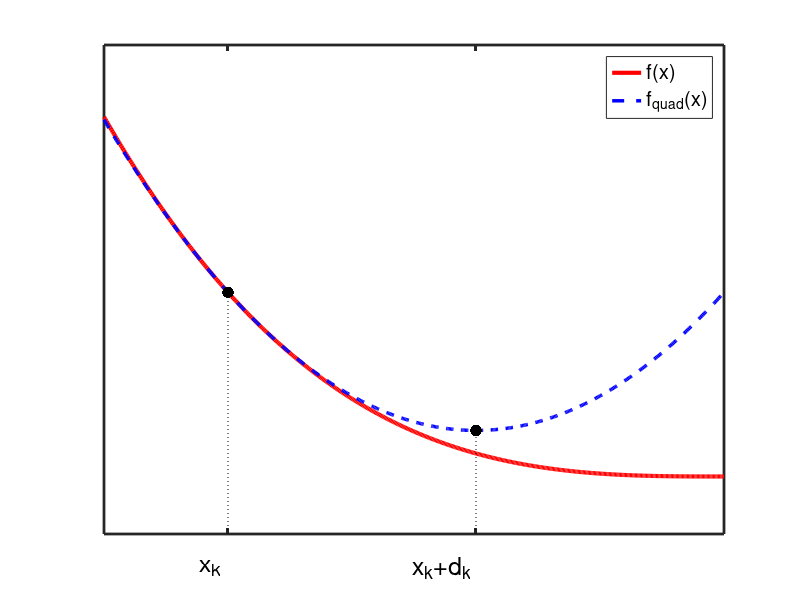

The MATLAB script that drew this image: (Note: this script raises an error after producing the figure.)
function newtonsMethodMinQuad
%% Illustration of a function g and its second order approximation.

figure(); hold on; 
xmin   = -5;  xmax = 0;
ymin   = -20; ymax = 150;
domain = xmin:0.01:xmax;
f = @(x) -x.^3;  
Xk = -4;         
f1 = @(x) -3*x.^2;
f2 = @(x) -6*x;
t = @(x) f(Xk) + f1(Xk)*(x - Xk) + (1/2)*f2(Xk)*(x - Xk).^2;
[val, minNDX] = min(t(domain));
minimum = domain(minNDX);
h1 = plot(domain, f(domain), '-r' , 'LineWidth', 3);
h2 = plot(domain, t(domain), '--b', 'LineWidth', 2.5);
legend([h1, h2], {'f(x)', 'f_{quad}(x)'}, 'Location', 'NorthEast');
plot(Xk, f(Xk), '.k', 'MarkerSize', 25);
plot([Xk, Xk], [ymin, f(Xk)], ':k');
plot(minimum, t(minimum), '.k', 'MarkerSize', 25);
plot([minimum, minimum], [ymin, t(minimum)], ':k');
%% x^(k)
annotation(gcf,'textbox'        , [0.25 0 0.09946 0.11]  , ...
               'String'         , {'x_{k}'}              , ...
               'FontSize'       , 18                     , ...
               'FitBoxToText'   , 'off'                  , ...
               'LineStyle'      , 'none'                 );
%% x^(k) + v^(k)
annotation(gcf,'textbox'        ,[0.515 0 0.09946 0.11]  , ...
               'String'         ,{'x_{k}+d_{k}'}         , ... 
               'FontSize'       ,18                      , ...
               'FitBoxToText'   ,'off'                   , ...
               'LineStyle'      ,'none'                  );
axis([xmin, xmax, ymin, ymax]);
set(gca, 'XTick'      , [Xk, minimum], ...
         'XTickLabel' , {'', ''}     , ...
         'YTick'      , []           , ...
         'FontSize'   , 16           , ...
         'Box'        , 'on'         , ...
         'LineWidth'  , 2            );
printPmtkFigure('newtonsMethodMinQuad');

end
